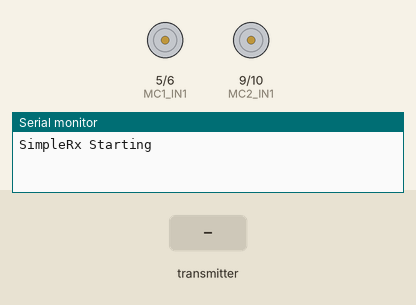
Simulated run of this sketch. Board: Arduino Uno, built with avr-gcc and run on an emulated ATmega328P. Shown: motor-driver pin pairs drawn as motors (green arrow = first pin HIGH = forward, orange = second pin HIGH = backward, longer = more drive), the last lines printed to the serial monitor. Inputs (shaded band) come from the test bench. No radio packets arrive unless stated.

Above: at 1.2 s.
1.3 s: the transmitter starts sending dataReceived.0 = 25
At 1.6 s:
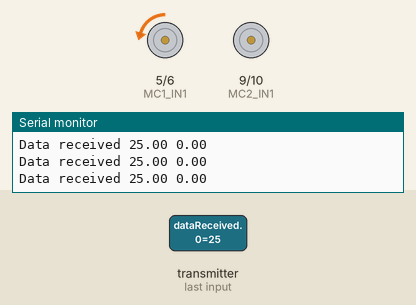
2.8 s: the transmitter starts sending dataReceived.1 = 25
At 3.9 s:
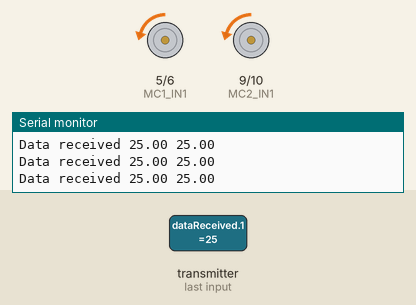
4.3 s: the transmitter starts sending dataReceived.0 = 0
At 5.1 s:
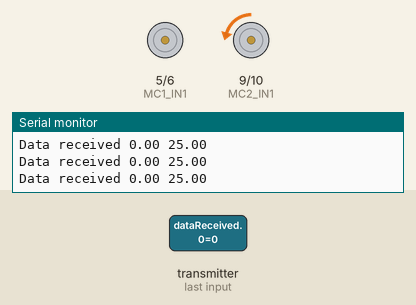
5.8 s: the transmitter starts sending dataReceived.1 = 100
At 6.2 s:
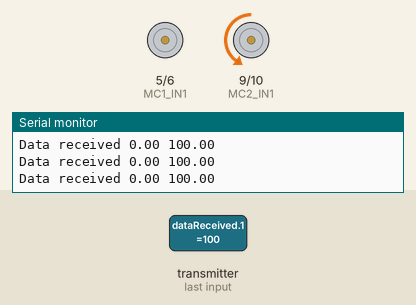
7.3 s: the transmitter starts sending dataReceived.0 = 50
At 8.5 s:
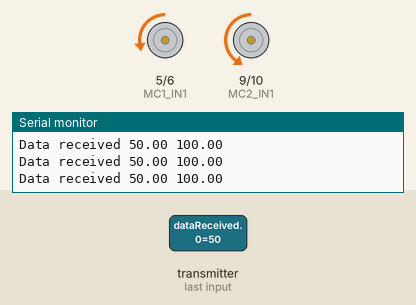
8.8 s: the transmitter starts sending dataReceived.0 = 100
At 9.7 s:
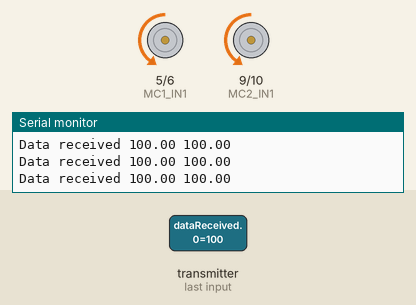
Timing chart, 0 to 11.3 s (numbered marks = the images above; inputs shaded):
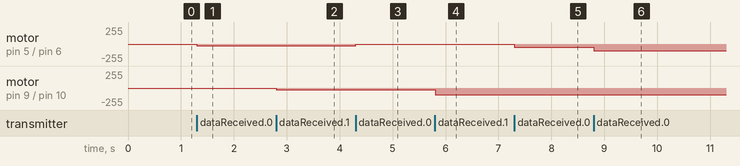

The sketch:

receiver.ino
```cpp
// Reciever Code:
//Code to receive transmitted data and control two motors
#include <SPI.h>
#include <nRF24L01.h>
#include <RF24.h>

//Declare nRF pins
#define CE_PIN A3
#define CSN_PIN A2

//Declare address and radio
const byte thisSlaveAddress[5] = { 'R', 'x', 'A', 'A', 'A' };
RF24 radio(CE_PIN, CSN_PIN);

//Motor controller pins
int MC1_IN1 = 5;
int MC1_IN2 = 6;

int MC2_IN1 = 9;
int MC2_IN2 = 10;

//Declare data to receive
float dataReceived[2];  // this must match dataToSend in the TX
bool newData = false;

void setup() {
  //Initialize serial monitor
  Serial.begin(9600);
  Serial.println("SimpleRx Starting");

  //Initialize radio
  radio.begin();
  radio.setDataRate(RF24_250KBPS);
  radio.openReadingPipe(1, thisSlaveAddress);
  radio.startListening();

  pinMode(MC1_IN1, OUTPUT);
  pinMode(MC1_IN2, OUTPUT);
  pinMode(MC2_IN1, OUTPUT);
  pinMode(MC2_IN2, OUTPUT);
}

//=============

void loop() {
  //Call helper functions for program simplicity
  getData();
  showData();

  //Write to first MC
  if (dataReceived[0] < 0) {
    analogWrite(MC1_IN1, dataReceived[0]);
    digitalWrite(MC1_IN2, LOW);
  } else {
    analogWrite(MC1_IN2, dataReceived[0]);
    digitalWrite(MC1_IN1, LOW);
  }

  //Write to second MC
  if (dataReceived[1] < 0) {
    analogWrite(MC2_IN2, dataReceived[1]);
    digitalWrite(MC2_IN2, LOW);
  } else {
    analogWrite(MC2_IN2, dataReceived[1]);
    digitalWrite(MC2_IN1, LOW);
  }

}

//Helper function to read input data
void getData() {
  if (radio.available()) {
    radio.read(&dataReceived, sizeof(dataReceived));
    newData = true;
  }
}

//Print input data for debugging purposes
void showData() {
  if (newData == true) {
    Serial.print("Data received ");
    Serial.print(dataReceived[0]);
    Serial.print(" ");
    Serial.println(dataReceived[1]);
    newData = false;
  }
}
```

Measured:
- after the input at 1.3 s, motor on pin 5 (MC1_IN1) / pin 6 (MC1_IN2): stopped → backward 25/255 at once
- after the input at 2.8 s, motor on pin 9 (MC2_IN1) / pin 10 (MC2_IN2): stopped → backward 25/255 at once
- after the input at 4.3 s, motor on pin 5 (MC1_IN1) / pin 6 (MC1_IN2): backward 25/255 → stopped at once
- after the input at 5.8 s, motor on pin 9 (MC2_IN1) / pin 10 (MC2_IN2): backward 25/255 → backward 100/255 at once
- after the input at 7.3 s, motor on pin 5 (MC1_IN1) / pin 6 (MC1_IN2): stopped → backward 50/255 at once
- after the input at 8.8 s, motor on pin 5 (MC1_IN1) / pin 6 (MC1_IN2): backward 50/255 → backward 100/255 at once
